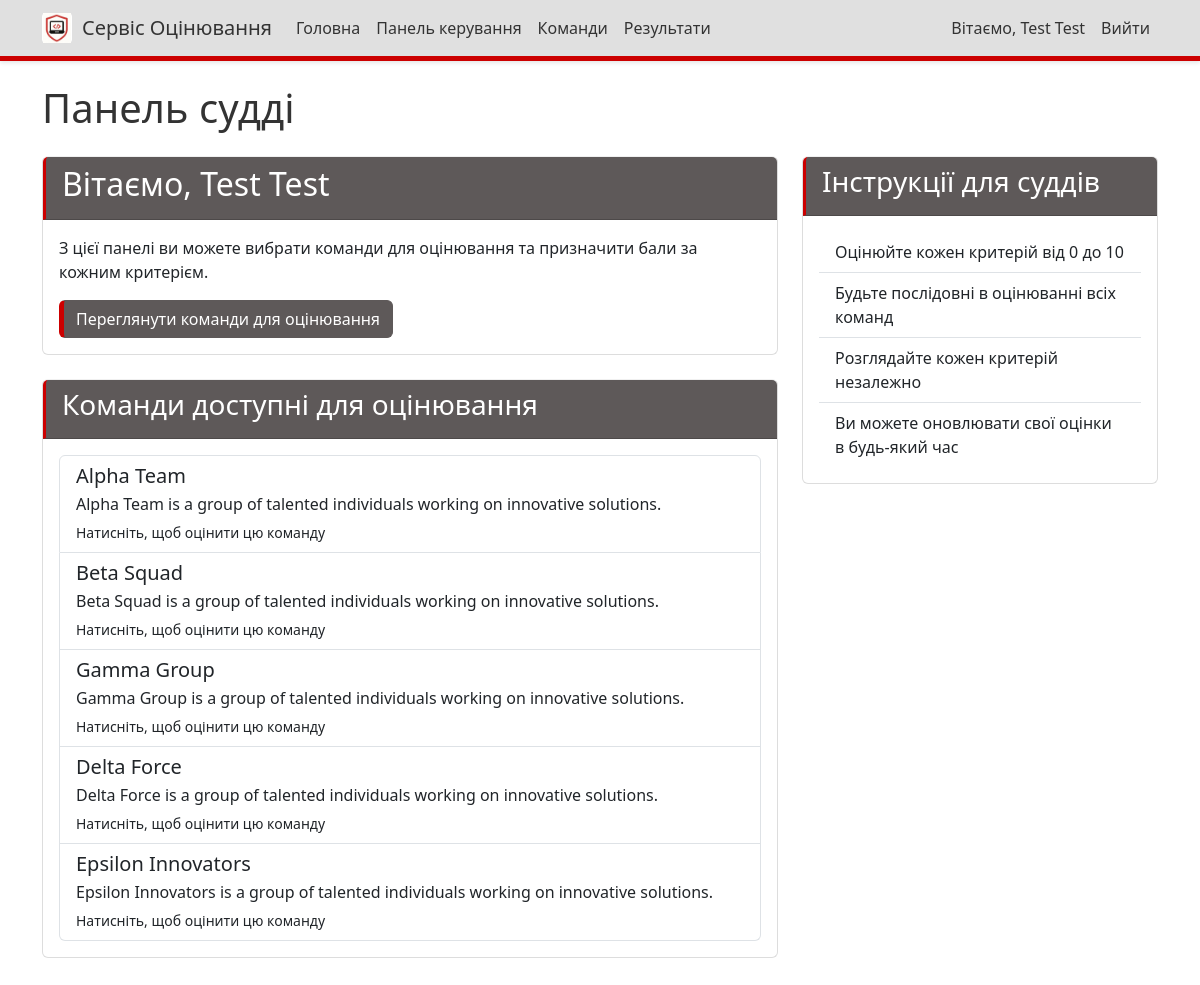
The page /dashboard/ (signed in) on the database as committed earlier.
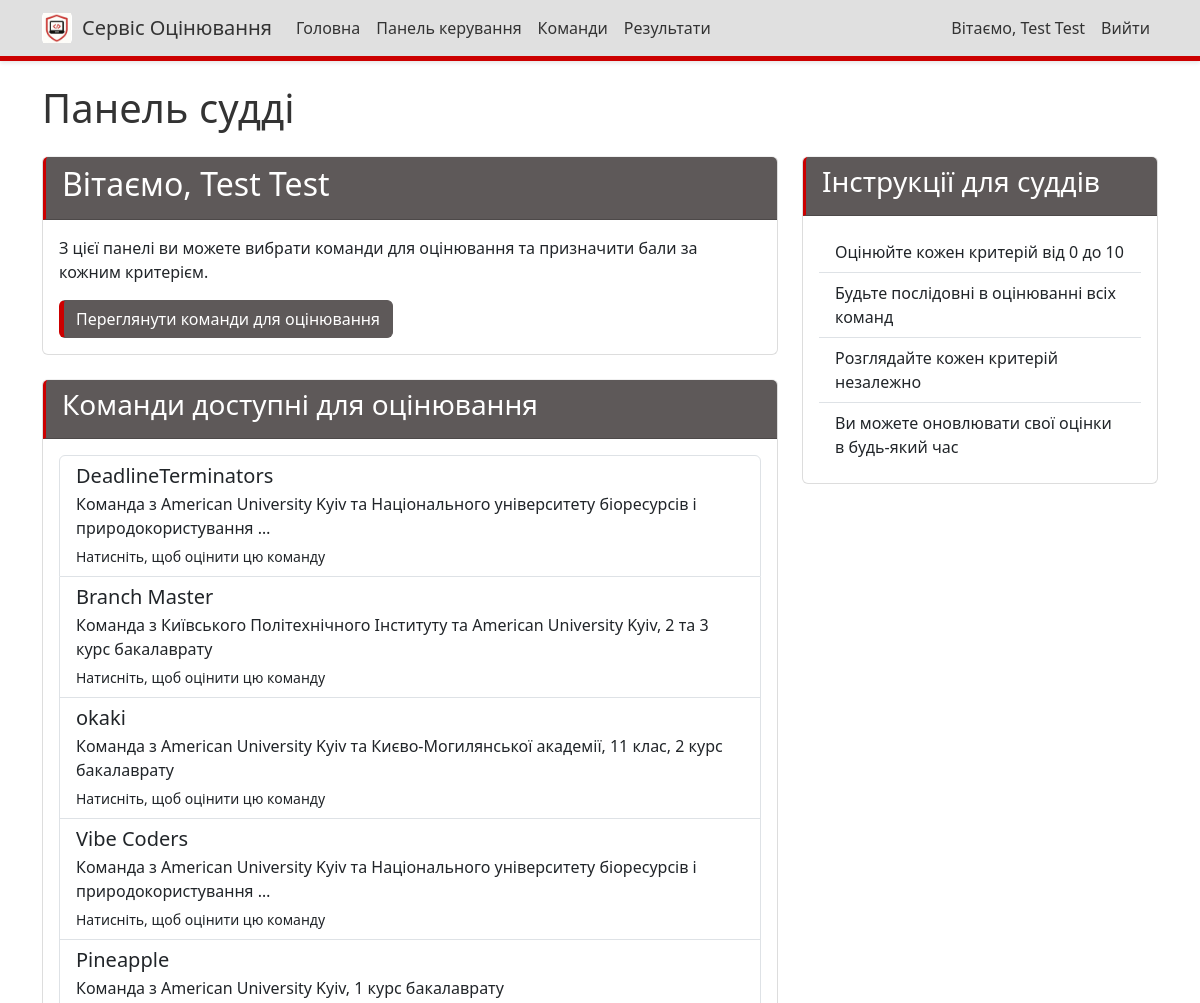
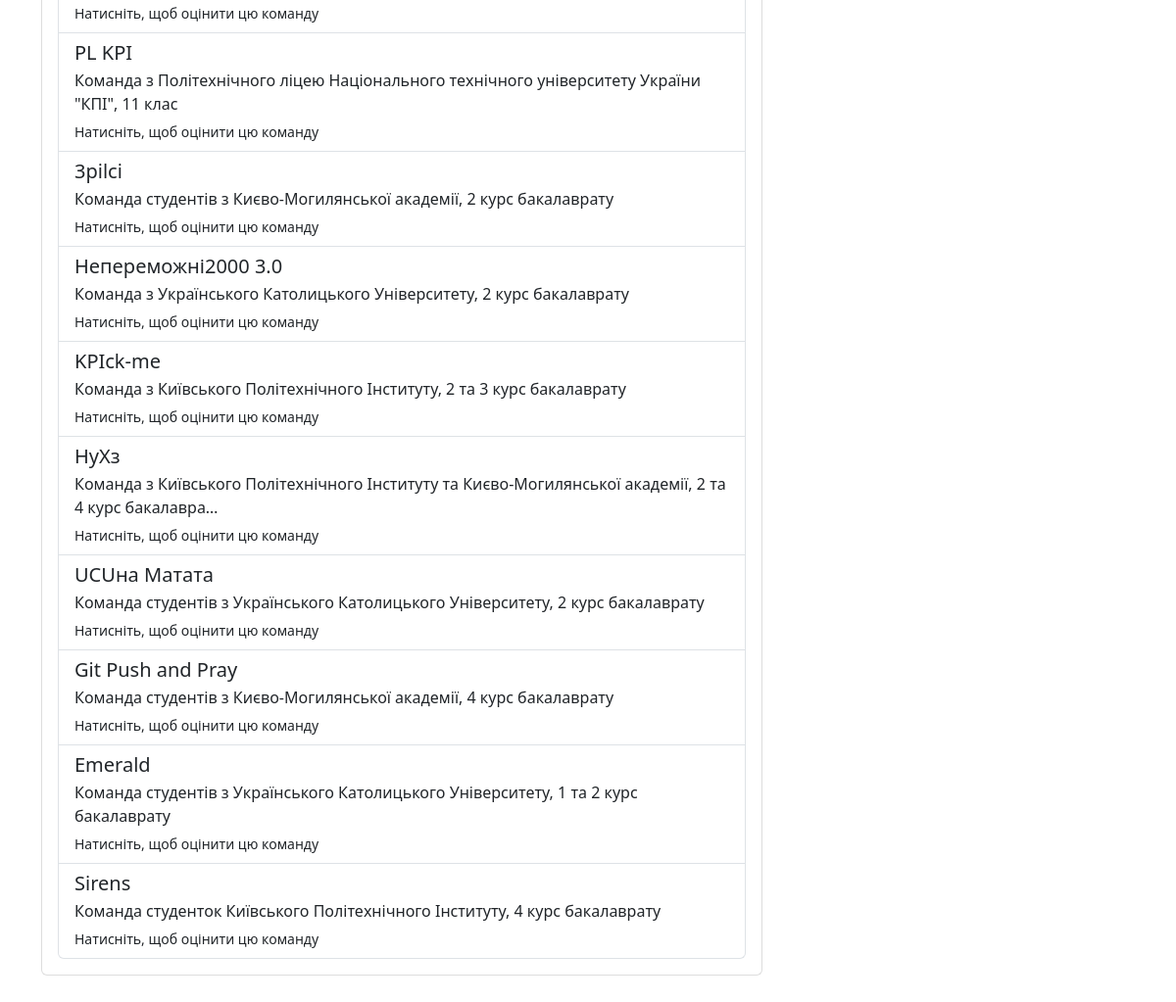
The same page on the database as committed later (2 pictures, top to bottom).
### judging/models.py (models this page shows, shortened)
class Team(models.Model):
    name = models.CharField(max_length=100)
    description = models.TextField(blank=True)
    members = models.TextField(blank=True, help_text="List of team members, one per line")
    members_info = models.TextField(blank=True, help_text="Additional information about team members in format: Student - leader, university, year of study")
    service = models.CharField(max_length=1, choices=SERVICE_CHOICES, blank=True, null=True, help_text="Service vector for the team")

### judging/views.py (the view)
# urls.py: path('dashboard/', views.dashboard, name='dashboard'),
@login_required
def dashboard(request):
    teams = Team.objects.all()
    return render(request, 'judging/dashboard.html', {'teams': teams})

### judging/templates/judging/dashboard.html (shortened to what this page needs)
{% extends 'judging/base.html' %}
{% block content %}
<h1 class="mb-4">Панель судді</h1>
<div class="row">
    <div class="col-md-8">
        <div class="card mb-4">
            <div class="card-header">
                <h2>Вітаємо, {{ user.first_name }} {{ user.last_name }}</h2>
            </div>
            <div class="card-body">
                {% if not user.is_staff and not user.is_superuser %}
                <p>З цієї панелі ви можете вибрати команди для оцінювання та призначити бали за кожним критерієм.</p>
                <a href="{% url 'team_list' %}" class="btn btn-primary">Переглянути команди для оцінювання</a>
                {% else %}
                <p>Як адміністратор, ви можете переглядати детальні оцінки від усіх суддів, але не можете оцінювати команди самостійно.</p>
                <a href="{% url 'admin_detailed_scores' %}" class="btn btn-primary">Переглянути детальні оцінки</a>
                {% endif %}
            </div>
        </div>
        {% if not user.is_staff and not user.is_superuser %}
        <div class="card">
            <div class="card-header">
                <h3>Команди доступні для оцінювання</h3>
            </div>
            <div class="card-body">
                {% if teams %}
                <div class="list-group">
                    {% for team in teams %}
                    <a href="{% url 'judge_team' team.id %}" class="list-group-item list-group-item-action">
                        <div class="d-flex w-100 justify-content-between">
                            <h5 class="mb-1">{{ team.name }}</h5>
                        </div>
                        <p class="mb-1">{{ team.description|truncatechars:100 }}</p>
                        <small>Натисніть, щоб оцінити цю команду</small>
                    </a>
                    {% endfor %}
                </div>
                {% else %}
                <p>На даний момент немає команд, доступних для оцінювання.</p>
                {% endif %}
            </div>
        </div>
        {% endif %}
    </div>
    <div class="col-md-4">
        <div class="card">
            <div class="card-header">
                {% if not user.is_staff and not user.is_superuser %}
                <h3>Інструкції для суддів</h3>
                {% else %}
                <h3>Інструкції для адміністраторів</h3>
                {% endif %}
            </div>
            <div class="card-body">
                <ul class="list-group list-group-flush">
                    {% if not user.is_staff and not user.is_superuser %}
                    <li class="list-group-item">Оцінюйте кожен критерій від 0 до 10</li>
                    <li class="list-group-item">Будьте послідовні в оцінюванні всіх команд</li>
                    <li class="list-group-item">Розглядайте кожен критерій незалежно</li>
                    <li class="list-group-item">Ви можете оновлювати свої оцінки в будь-який час</li>
                    {% endif %}
                </ul>
            </div>
        </div>
    </div>
</div>
{% endblock %}

Rows that differ between the two databases and show on the page:
removed Team: name "Alpha Team", description "Alpha Team is a group of talented individuals working on innovative solutions."
removed Team: name "Beta Squad", description "Beta Squad is a group of talented individuals working on innovative solutions."
removed Team: name "Gamma Group", description "Gamma Group is a group of talented individuals working on innovative solutions."
removed Team: name "Delta Force", description "Delta Force is a group of talented individuals working on innovative solutions."
removed Team: name "Epsilon Innovators", description "Epsilon Innovators is a group of talented individuals working on innovative solutions."
added Team: name "DeadlineTerminators", description "Команда з American University Kyiv та Національного університету біоресурсів і природокористування …"
added Team: name "Branch Master", description "Команда з Київського Політехнічного Інституту та American University Kyiv, 2 та 3 курс бакалаврату"
added Team: name "okaki", description "Команда з American University Kyiv та Києво-Могилянської академії, 11 клас, 2 курс бакалаврату"
added Team: name "Vibe Coders", description "Команда з American University Kyiv та Національного університету біоресурсів і природокористування …"
added Team: name "Pineapple", description "Команда з American University Kyiv, 1 курс бакалаврату"
added Team: name "PL KPI", description "Команда з Політехнічного ліцею Національного технічного університету України \"КПІ\", 11 клас"
added Team: name "3pilci", description "Команда студентів з Києво-Могилянської академії, 2 курс бакалаврату"
added Team: name "Непереможні2000 3.0", description "Команда з Українського Католицького Університету, 2 курс бакалаврату"
added Team: name "KPIck-me", description "Команда з Київського Політехнічного Інституту, 2 та 3 курс бакалаврату"
added Team: name "НуХз", description "Команда з Київського Політехнічного Інституту та Києво-Могилянської академії, 2 та 4 курс бакалавра…"
added Team: name "UCUна Матата", description "Команда студентів з Українського Католицького Університету, 2 курс бакалаврату"
added Team: name "Git Push and Pray", description "Команда студентів з Києво-Могилянської академії, 4 курс бакалаврату"
added Team: name "Emerald", description "Команда студентів з Українського Католицького Університету, 1 та 2 курс бакалаврату"
added Team: name "Sirens", description "Команда студенток Київського Політехнічного Інституту, 4 курс бакалаврату"
